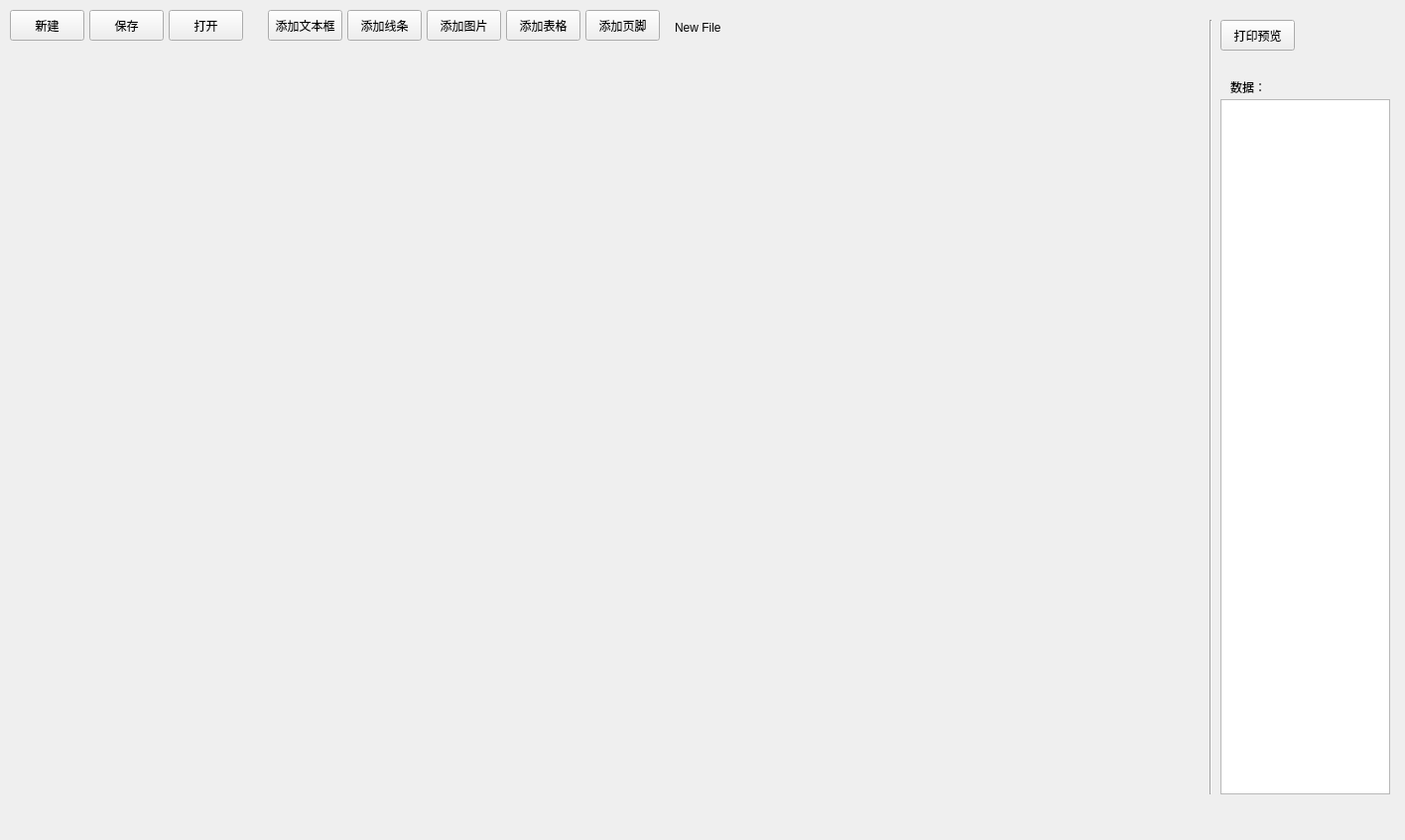
<?xml version="1.0" encoding="UTF-8"?>
<ui version="4.0">
 <class>Editor_Main</class>
 <widget class="QWidget" name="Editor_Main">
  <property name="geometry">
   <rect>
    <x>0</x>
    <y>0</y>
    <width>1416</width>
    <height>847</height>
   </rect>
  </property>
  <property name="minimumSize">
   <size>
    <width>1227</width>
    <height>847</height>
   </size>
  </property>
  <property name="acceptDrops">
   <bool>true</bool>
  </property>
  <property name="windowTitle">
   <string>模板编辑器</string>
  </property>
  <widget class="QPushButton" name="btn_add_sec">
   <property name="geometry">
    <rect>
     <x>270</x>
     <y>10</y>
     <width>75</width>
     <height>31</height>
    </rect>
   </property>
   <property name="text">
    <string>添加文本框</string>
   </property>
  </widget>
  <widget class="QPushButton" name="btn_print_preview">
   <property name="geometry">
    <rect>
     <x>1230</x>
     <y>20</y>
     <width>75</width>
     <height>31</height>
    </rect>
   </property>
   <property name="text">
    <string>打印预览</string>
   </property>
  </widget>
  <widget class="QPushButton" name="btn_save">
   <property name="geometry">
    <rect>
     <x>90</x>
     <y>10</y>
     <width>75</width>
     <height>31</height>
    </rect>
   </property>
   <property name="text">
    <string>保存</string>
   </property>
  </widget>
  <widget class="QPushButton" name="btn_open">
   <property name="geometry">
    <rect>
     <x>170</x>
     <y>10</y>
     <width>75</width>
     <height>31</height>
    </rect>
   </property>
   <property name="text">
    <string>打开</string>
   </property>
  </widget>
  <widget class="QPushButton" name="btn_new">
   <property name="geometry">
    <rect>
     <x>10</x>
     <y>10</y>
     <width>75</width>
     <height>31</height>
    </rect>
   </property>
   <property name="text">
    <string>新建</string>
   </property>
  </widget>
  <widget class="QPushButton" name="btn_add_line">
   <property name="geometry">
    <rect>
     <x>350</x>
     <y>10</y>
     <width>75</width>
     <height>31</height>
    </rect>
   </property>
   <property name="text">
    <string>添加线条</string>
   </property>
  </widget>
  <widget class="QPushButton" name="btn_add_image">
   <property name="geometry">
    <rect>
     <x>430</x>
     <y>10</y>
     <width>75</width>
     <height>31</height>
    </rect>
   </property>
   <property name="text">
    <string>添加图片</string>
   </property>
  </widget>
  <widget class="Line" name="line">
   <property name="geometry">
    <rect>
     <x>1210</x>
     <y>20</y>
     <width>21</width>
     <height>781</height>
    </rect>
   </property>
   <property name="orientation">
    <enum>Qt::Vertical</enum>
   </property>
  </widget>
  <widget class="QLabel" name="label">
   <property name="geometry">
    <rect>
     <x>1240</x>
     <y>80</y>
     <width>41</width>
     <height>16</height>
    </rect>
   </property>
   <property name="text">
    <string>数据：</string>
   </property>
  </widget>
  <widget class="QLabel" name="label_filename">
   <property name="geometry">
    <rect>
     <x>680</x>
     <y>20</y>
     <width>521</width>
     <height>16</height>
    </rect>
   </property>
   <property name="text">
    <string>New File</string>
   </property>
  </widget>
  <widget class="QPushButton" name="btn_add_table">
   <property name="geometry">
    <rect>
     <x>510</x>
     <y>10</y>
     <width>75</width>
     <height>31</height>
    </rect>
   </property>
   <property name="text">
    <string>添加表格</string>
   </property>
  </widget>
  <widget class="QPushButton" name="btn_add_footer">
   <property name="geometry">
    <rect>
     <x>590</x>
     <y>10</y>
     <width>75</width>
     <height>31</height>
    </rect>
   </property>
   <property name="text">
    <string>添加页脚</string>
   </property>
  </widget>
  <widget class="QTextEdit" name="textEdit">
   <property name="geometry">
    <rect>
     <x>1230</x>
     <y>100</y>
     <width>171</width>
     <height>701</height>
    </rect>
   </property>
  </widget>
 </widget>
 <resources/>
 <connections/>
</ui>
